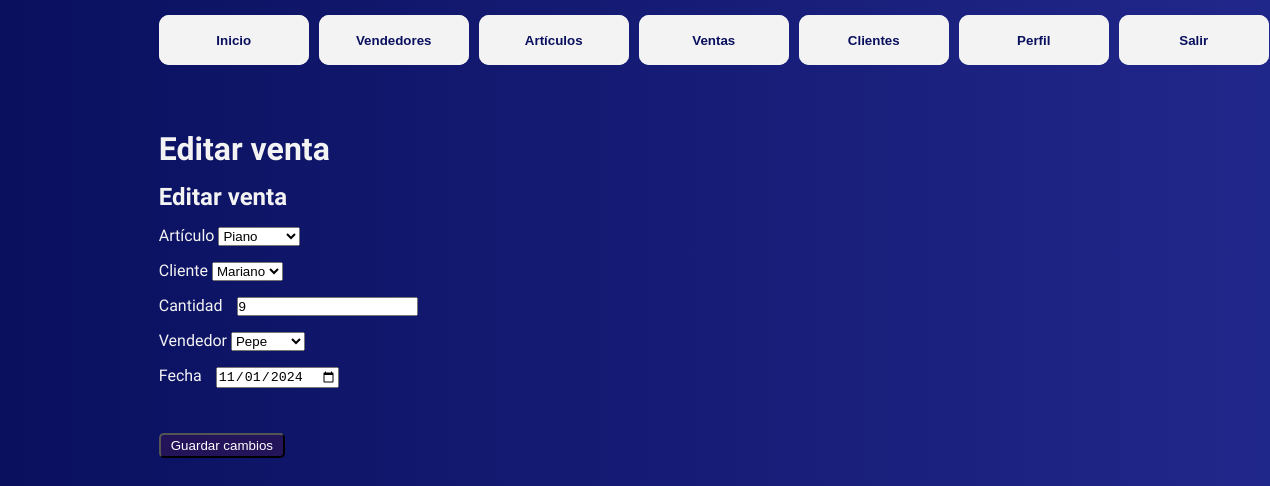
Page /editar_venta/9/ (signed in) on the committed database.
### gestordeventas/models.py (models this page shows, shortened)
class Articulos(models.Model):
    articulo = models.CharField(max_length=20)
    cantidad = models.IntegerField()
    precio_s_iva = models.DecimalField(max_digits=10, decimal_places=2, null=False, default=0)
    precio_c_iva = models.DecimalField(max_digits=10, decimal_places=2, null=True)
    def __str__(self):
        return f'{self.articulo}'

class Ventas(models.Model):
    vendedor = models.ForeignKey(Vendedores, on_delete=models.SET_NULL, null=True)
    cliente = models.ForeignKey(Clientes, on_delete=models.SET_NULL, null=True)
    articulo = models.ForeignKey(Articulos, on_delete=models.SET_NULL, null=True)
    cantidad = models.IntegerField()
    total_venta_s_iva = models.DecimalField(max_digits=10, decimal_places=2, null=True)
    total_venta_c_iva = models.DecimalField(max_digits=10, decimal_places=2, null=True)
    fecha = models.DateField()

### gestordeventas/views.py (the view)
# urls.py: path('editar_venta/<int:venta_id>/', views.editar_venta, name='editar_venta'),
@login_required
def editar_venta(request, venta_id):
    title = "Editar venta"
    venta = get_object_or_404(Ventas, id=venta_id)
    if request.method == 'POST':
        form = EditarVenta(request.POST, instance=venta)
        if form.is_valid():
            articulo = form.cleaned_data['articulo']
            cantidad = form.cleaned_data['cantidad']
            total_venta_s_iva = float(articulo.precio_s_iva) * cantidad
            total_venta_c_iva = float(articulo.precio_c_iva) * cantidad
            venta.articulo = articulo
            venta.cantidad = cantidad
            venta.total_venta_s_iva = total_venta_s_iva
            venta.total_venta_c_iva = total_venta_c_iva
            venta.save()
            return redirect('ventas')
    else:
        form = EditarVenta(instance=venta)
    return render(request, 'ventas/editar_venta.html',
                  {'form': form,
                   'title': title
                   })

### gestordeventas/forms.py (shortened to what this page needs)
class EditarVenta(forms.ModelForm):
    class Meta:
        model = Ventas
        fields = ['articulo', 'cliente', 'cantidad', 'vendedor', 'fecha']
        labels = {
            'articulo': 'Artículo',
            'cliente': 'Cliente',
            'cantidad': 'Cantidad',
            'vendedor': 'Vendedor',
            'fecha': 'Fecha'
        }
        widgets = {
            'articulo': forms.Select(attrs={'autocomplete': 'on'}),
            'cliente': forms.Select(attrs={'autocomplete': 'on'}),
            'cantidad': forms.NumberInput(attrs={'autocomplete': 'on'}),
            'vendedor': forms.Select(attrs={'autocomplete': 'on'}),
            'fecha': forms.DateInput(attrs={'type': 'date', 'autocomplete': 'on'}),
        }

### gestordeventas/models.py (called while the page is built)
    def __str__(self):
        return f'{self.nombre}'

    def __str__(self):
        return f'{self.nombre}'

### gestordeventas/templates/ventas/editar_venta.html (shortened to what this page needs)
{% extends 'layouts/base.html' %}
{% load custom_filters %}
{% load static %}
{% block content %}
<div class="container fade-in">
    <h1>{{title}}</h1>
<div class="form-agregar-editar">
    <form method="POST">
        <h2>{{ title }}</h2>
        {% for field in form %}
            <div>
                {{ field.label }}
                {{ field }}
            </div>
        {% endfor %}
        <button type="submit" class="boton-anadir">Guardar cambios</button>
    </form>
</div>
{% endblock %}

### gestordeventas/static/styles/main.css (style rules this page uses)
:root { --color-fondo-primario: #0a105e; --color-fondo-secundario: #20278a; --color-blanco: #f3f3f3; --botones-hover: #301b7a; --btns-tablas: #452ca0; --btn-anadir: #23145a; }
* { margin: 0; padding: 0; }
body { flex-direction: column; align-items: center; margin: auto; background: linear-gradient(to right, var(--color-fondo-primario), var(--color-fondo-secundario)); font-family: "Sarabun", sans-serif; color: var(--color-blanco); height: 100vh; width: 75vw; }
.fade-in { opacity: 0; animation: fadeIn 1.5s forwards; }
.container { margin-top: 50px; display: flex; flex-direction: column; height: 100%; width: 100%; }
.boton-anadir { padding: 3px 10px; margin-top: 30px; border-radius: 5px; align-self:flex-start; color: rgb(255, 255, 255); background-color: var(--btn-anadir); cursor: pointer; }
.form-agregar-editar form { display: flex; flex-direction: column; justify-content: center; gap: 15px; margin-top: 15px; }
.form-agregar-editar form input { margin-left: 10px; }

### rows in the picture
Articulos: form "Piano"
Ventas: form "Mariano" "9" "Pepe" "11/01/2024"

### other values in the picture
{{ title }} "Editar venta"
{{ field.label }} "Artículo" "Cliente" "Cantidad" "Vendedor" "Fecha"
